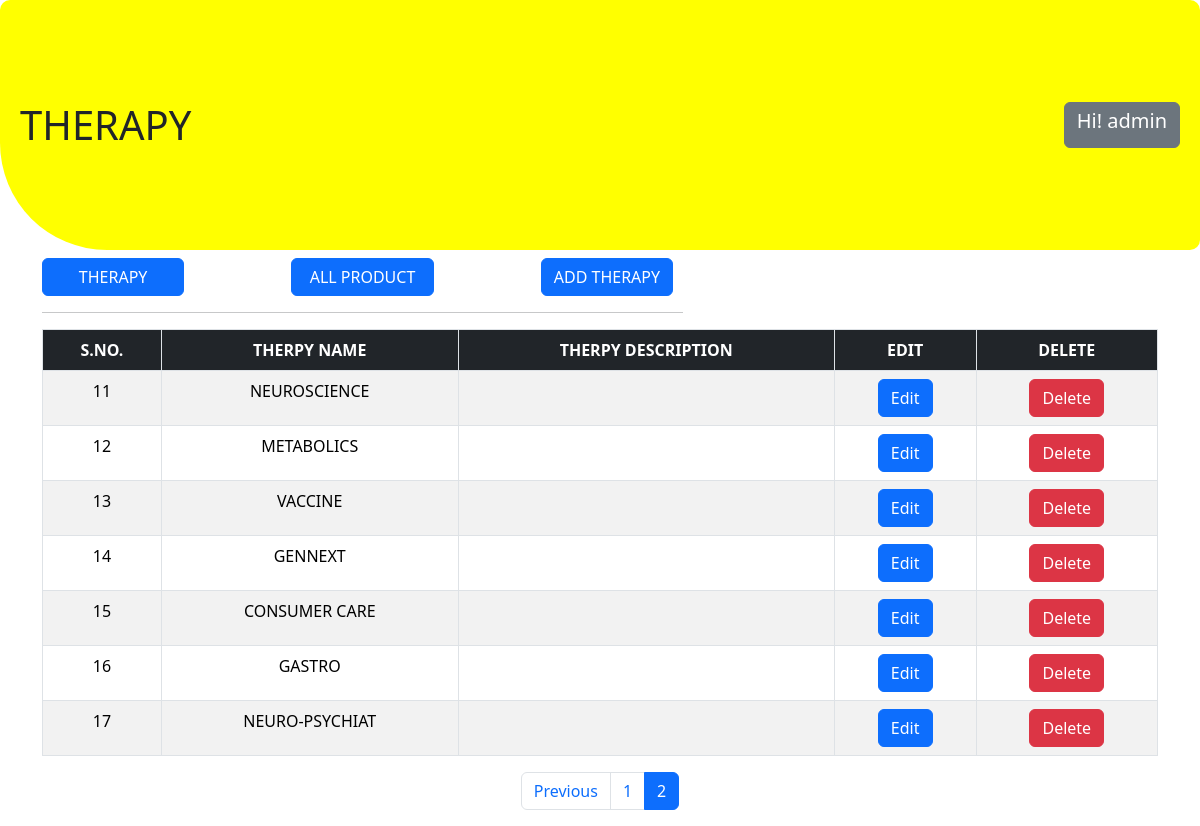
The app's page /admin/therpy.php?page=2 (signed in) with its own data.
### tables this page shows
CREATE TABLE `therpy` (
  `id` int(50) NOT NULL,
  `therpy_name` varchar(100) NOT NULL,
  `therpydesciption` varchar(100) NOT NULL
);

### admin/therpy.php (the view, shortened to what this page needs)
<?php
include "nav.php";
$rowsPerPage = 10;
$sqlTotalRows = "SELECT COUNT(*) AS total FROM therpy";
$resultTotalRows = $conn->query($sqlTotalRows);
$totalRows = $resultTotalRows->fetch_assoc()["total"];
$totalPages = ceil($totalRows / $rowsPerPage);
if (isset($_GET['page']) && is_numeric($_GET['page'])) {
    $currentPage = $_GET['page'];
} else {
    $currentPage = 1;
}
$startLimit = ($currentPage - 1) * $rowsPerPage;
$sql = "SELECT id, therpy_name, therpydesciption FROM therpy LIMIT $startLimit, $rowsPerPage";
$result = $conn->query($sql);
$therapies = array();
if ($result->num_rows > 0) {
    while ($row = $result->fetch_assoc()) {
        $therapies[] = array("id" => $row["id"], "name" => $row["therpy_name"], "description" => $row["therpydesciption"]);
    }
} else {
    echo "No therapies found.";
}
?>
<!DOCTYPE html>
<html lang="en">
<head>
</head>
<body>
<div class="container mt-2">
    <div class="row">
        <div class="col-md-7">
            <div class="row justify-content-between">
                <div class="col-6 col-md-3 mb-2 mb-md-0"><a href="#" class="btn btn-primary w-100">THERAPY</a></div>
                <div class="col-6 col-md-3 mb-2 mb-md-0"><a href="product.php" class="btn btn-primary w-100">ALL PRODUCT</a></div>
                <div class="col-6 col-md-3 mb-md-0">
                    <button id="addTherapyBtn" class="btn btn-primary">ADD THERAPY</button>
                </div>
            </div>
            <hr>
        </div>
    </div>
</div>
<div class="container table-responsive">
    <table class="table table-striped table-hover table-bordered">
        <thead>
            <tr class="">
                <th class="text-center bg-dark text-white">S.NO.</th>
                <th class="text-center bg-dark text-white">THERPY NAME</th>
                <th class="text-center bg-dark text-white">THERPY DESCRIPTION</th>
                <th class="text-center bg-dark text-white">EDIT</th>
                <th class="text-center bg-dark text-white">DELETE</th>
            </tr>
        </thead>
        <tbody>
            <?php
            $start_sno = ($currentPage - 1) * $rowsPerPage + 1;
            foreach ($therapies as $therapy) {
                ?>
                <tr>
                    <td class="text-center"><?php echo $start_sno; ?></td>
                    <td class="text-center"><?php echo $therapy["name"]; ?></td>
                    <td class="text-center"><?php echo $therapy["description"]; ?></td>
                    <td class="text-center">
                        <button class="btn btn-primary" data-bs-toggle="modal" data-bs-target="#editTherapyModal" data-id="<?php echo $therapy['id']; ?>" data-name="<?php echo $therapy['name']; ?>">Edit</button>
                    </td>
                    <td class="text-center">
                        <form action="delete_therapy.php" method="post" style="display:inline;">
                            <button type="submit" class="btn btn-danger deleteBtn">Delete</button>
                        </form>
                    </td>
                </tr>
                <?php
                $start_sno++;
            }
            ?>
        </tbody>
    </table>
</div>
 <nav aria-label="Page navigation example">
        <ul class="pagination justify-content-center">
            <?php if ($currentPage > 1) : ?>
                <li class="page-item"><a class="page-link" href="?page=<?php echo $currentPage - 1; ?>">Previous</a></li>
            <?php endif; ?>
            <?php for ($i = 1; $i <= $totalPages; $i++) : ?>
                <li class="page-item <?php echo ($currentPage == $i) ? 'active' : ''; ?>"><a class="page-link" href="?page=<?php echo $i; ?>"><?php echo $i; ?></a></li>
            <?php endfor; ?>
        </ul>
    </nav>
</body>
</html>

### records on screen
therpy: therpy_name "NEUROSCIENCE"
therpy: therpy_name "METABOLICS"
therpy: therpy_name "VACCINE"
therpy: therpy_name "GENNEXT"
therpy: therpy_name "CONSUMER CARE"
therpy: therpy_name "GASTRO"
therpy: therpy_name "NEURO-PSYCHIAT"

### other values on screen
$title "THERAPY"
$_SESSION['username'] "admin"
